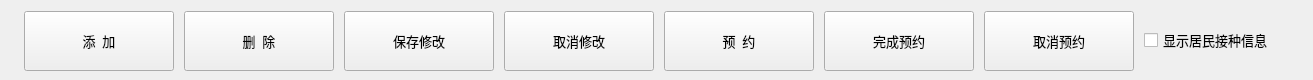
        <widget class="QWidget" name="above_menu" native="true">
         <property name="sizePolicy">
          <sizepolicy hsizetype="Preferred" vsizetype="Fixed">
           <horstretch>0</horstretch>
           <verstretch>0</verstretch>
          </sizepolicy>
         </property>
         <property name="minimumSize">
          <size>
           <width>0</width>
           <height>80</height>
          </size>
         </property>
         <property name="maximumSize">
          <size>
           <width>16777215</width>
           <height>80</height>
          </size>
         </property>
         <layout class="QHBoxLayout" name="horizontalLayout_2">
          <property name="spacing">
           <number>10</number>
          </property>
          <property name="leftMargin">
           <number>0</number>
          </property>
          <property name="rightMargin">
           <number>0</number>
          </property>
          <item>
           <spacer name="horizontalSpacer">
            <property name="orientation">
             <enum>Qt::Horizontal</enum>
            </property>
            <property name="sizeType">
             <enum>QSizePolicy::Fixed</enum>
            </property>
            <property name="sizeHint" stdset="0">
             <size>
              <width>24</width>
              <height>20</height>
             </size>
            </property>
           </spacer>
          </item>
          <item>
           <widget class="QToolButton" name="toolButton_add">
            <property name="minimumSize">
             <size>
              <width>150</width>
              <height>60</height>
             </size>
            </property>
            <property name="font">
             <font>
              <family>微软雅黑</family>
              <pointsize>10</pointsize>
             </font>
            </property>
            <property name="cursor">
             <cursorShape>PointingHandCursor</cursorShape>
            </property>
            <property name="text">
             <string>添  加</string>
            </property>
            <property name="iconSize">
             <size>
              <width>32</width>
              <height>32</height>
             </size>
            </property>
            <property name="toolButtonStyle">
             <enum>Qt::ToolButtonTextBesideIcon</enum>
            </property>
           </widget>
          </item>
          <item>
           <widget class="QToolButton" name="toolButton_del">
            <property name="minimumSize">
             <size>
              <width>150</width>
              <height>60</height>
             </size>
            </property>
            <property name="font">
             <font>
              <family>微软雅黑</family>
              <pointsize>10</pointsize>
             </font>
            </property>
            <property name="cursor">
             <cursorShape>PointingHandCursor</cursorShape>
            </property>
            <property name="text">
             <string>删  除</string>
            </property>
            <property name="iconSize">
             <size>
              <width>32</width>
              <height>32</height>
             </size>
            </property>
            <property name="toolButtonStyle">
             <enum>Qt::ToolButtonTextBesideIcon</enum>
            </property>
           </widget>
          </item>
          <item>
           <widget class="QToolButton" name="toolButton_save">
            <property name="minimumSize">
             <size>
              <width>150</width>
              <height>60</height>
             </size>
            </property>
            <property name="font">
             <font>
              <family>微软雅黑</family>
              <pointsize>10</pointsize>
             </font>
            </property>
            <property name="cursor">
             <cursorShape>PointingHandCursor</cursorShape>
            </property>
            <property name="text">
             <string>保存修改</string>
            </property>
            <property name="iconSize">
             <size>
              <width>32</width>
              <height>32</height>
             </size>
            </property>
            <property name="toolButtonStyle">
             <enum>Qt::ToolButtonTextBesideIcon</enum>
            </property>
           </widget>
          </item>
          <item>
           <widget class="QToolButton" name="toolButton_cancel">
            <property name="minimumSize">
             <size>
              <width>150</width>
              <height>60</height>
             </size>
            </property>
            <property name="font">
             <font>
              <family>微软雅黑</family>
              <pointsize>10</pointsize>
             </font>
            </property>
            <property name="cursor">
             <cursorShape>PointingHandCursor</cursorShape>
            </property>
            <property name="text">
             <string>取消修改</string>
            </property>
            <property name="iconSize">
             <size>
              <width>32</width>
              <height>32</height>
             </size>
            </property>
            <property name="toolButtonStyle">
             <enum>Qt::ToolButtonTextBesideIcon</enum>
            </property>
           </widget>
          </item>
          <item>
           <widget class="QToolButton" name="toolButton_appoint">
            <property name="minimumSize">
             <size>
              <width>150</width>
              <height>60</height>
             </size>
            </property>
            <property name="font">
             <font>
              <family>微软雅黑</family>
              <pointsize>10</pointsize>
             </font>
            </property>
            <property name="cursor">
             <cursorShape>PointingHandCursor</cursorShape>
            </property>
            <property name="text">
             <string>预  约</string>
            </property>
            <property name="iconSize">
             <size>
              <width>32</width>
              <height>32</height>
             </size>
            </property>
            <property name="toolButtonStyle">
             <enum>Qt::ToolButtonTextBesideIcon</enum>
            </property>
           </widget>
          </item>
          <item>
           <widget class="QToolButton" name="toolButton_complete_app">
            <property name="minimumSize">
             <size>
              <width>150</width>
              <height>60</height>
             </size>
            </property>
            <property name="font">
             <font>
              <family>微软雅黑</family>
              <pointsize>10</pointsize>
             </font>
            </property>
            <property name="cursor">
             <cursorShape>PointingHandCursor</cursorShape>
            </property>
            <property name="text">
             <string>完成预约</string>
            </property>
            <property name="iconSize">
             <size>
              <width>32</width>
              <height>32</height>
             </size>
            </property>
            <property name="toolButtonStyle">
             <enum>Qt::ToolButtonTextBesideIcon</enum>
            </property>
           </widget>
          </item>
          <item>
           <widget class="QToolButton" name="toolButton_cancel_app">
            <property name="minimumSize">
             <size>
              <width>150</width>
              <height>60</height>
             </size>
            </property>
            <property name="font">
             <font>
              <family>微软雅黑</family>
              <pointsize>10</pointsize>
             </font>
            </property>
            <property name="cursor">
             <cursorShape>PointingHandCursor</cursorShape>
            </property>
            <property name="text">
             <string>取消预约</string>
            </property>
            <property name="iconSize">
             <size>
              <width>32</width>
              <height>32</height>
             </size>
            </property>
            <property name="toolButtonStyle">
             <enum>Qt::ToolButtonTextBesideIcon</enum>
            </property>
           </widget>
          </item>
          <item>
           <widget class="QCheckBox" name="checkBox_resident_vaccination_information">
            <property name="font">
             <font>
              <family>微软雅黑</family>
              <pointsize>10</pointsize>
             </font>
            </property>
            <property name="text">
             <string>显示居民接种信息</string>
            </property>
            <property name="checkable">
             <bool>true</bool>
            </property>
            <property name="tristate">
             <bool>false</bool>
            </property>
           </widget>
          </item>
          <item>
           <spacer name="horizontalSpacer_5">
            <property name="orientation">
             <enum>Qt::Horizontal</enum>
            </property>
            <property name="sizeHint" stdset="0">
             <size>
              <width>40</width>
              <height>20</height>
             </size>
            </property>
           </spacer>
          </item>
         </layout>
        </widget>
